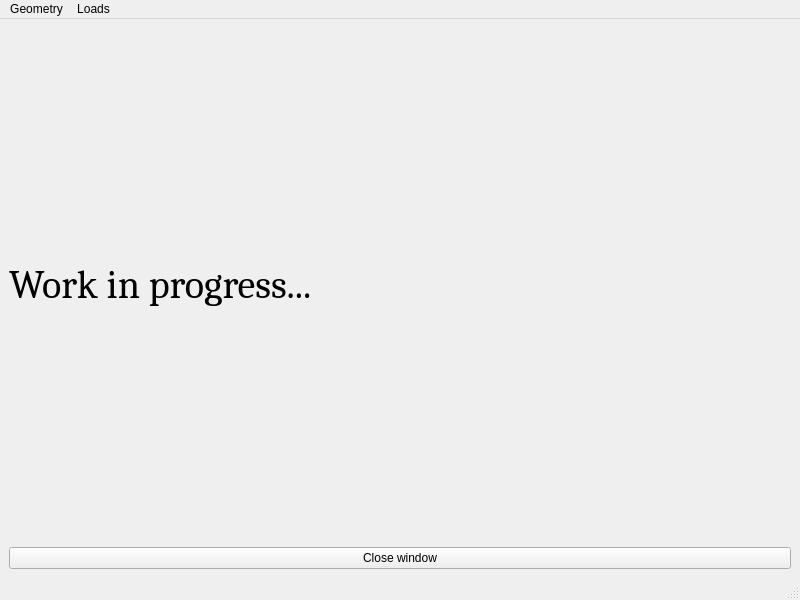
<?xml version="1.0" encoding="UTF-8"?>
<ui version="4.0">
 <class>MainPlateWindow</class>
 <widget class="QMainWindow" name="MainPlateWindow">
  <property name="geometry">
   <rect>
    <x>0</x>
    <y>0</y>
    <width>800</width>
    <height>600</height>
   </rect>
  </property>
  <property name="windowTitle">
   <string>MainWindow</string>
  </property>
  <widget class="QWidget" name="PlateWindow">
   <layout class="QGridLayout" name="gridLayout">
    <item row="0" column="0">
     <widget class="QLabel" name="label">
      <property name="font">
       <font>
        <family>Cambria</family>
        <pointsize>30</pointsize>
       </font>
      </property>
      <property name="text">
       <string>Work in progress...</string>
      </property>
      <property name="textFormat">
       <enum>Qt::AutoText</enum>
      </property>
     </widget>
    </item>
    <item row="1" column="0">
     <widget class="QPushButton" name="pushButton">
      <property name="text">
       <string>Close window</string>
      </property>
     </widget>
    </item>
   </layout>
  </widget>
  <widget class="QMenuBar" name="menubar">
   <property name="geometry">
    <rect>
     <x>0</x>
     <y>0</y>
     <width>800</width>
     <height>26</height>
    </rect>
   </property>
   <widget class="QMenu" name="menuGeometry">
    <property name="title">
     <string>Geometry</string>
    </property>
   </widget>
   <widget class="QMenu" name="menuLoads">
    <property name="title">
     <string>Loads</string>
    </property>
   </widget>
   <addaction name="menuGeometry"/>
   <addaction name="menuLoads"/>
  </widget>
  <widget class="QStatusBar" name="statusbar"/>
 </widget>
 <resources/>
 <connections>
  <connection>
   <sender>pushButton</sender>
   <signal>clicked()</signal>
   <receiver>MainPlateWindow</receiver>
   <slot>close()</slot>
   <hints>
    <hint type="sourcelabel">
     <x>391</x>
     <y>423</y>
    </hint>
    <hint type="destinationlabel">
     <x>784</x>
     <y>-12</y>
    </hint>
   </hints>
  </connection>
 </connections>
</ui>
